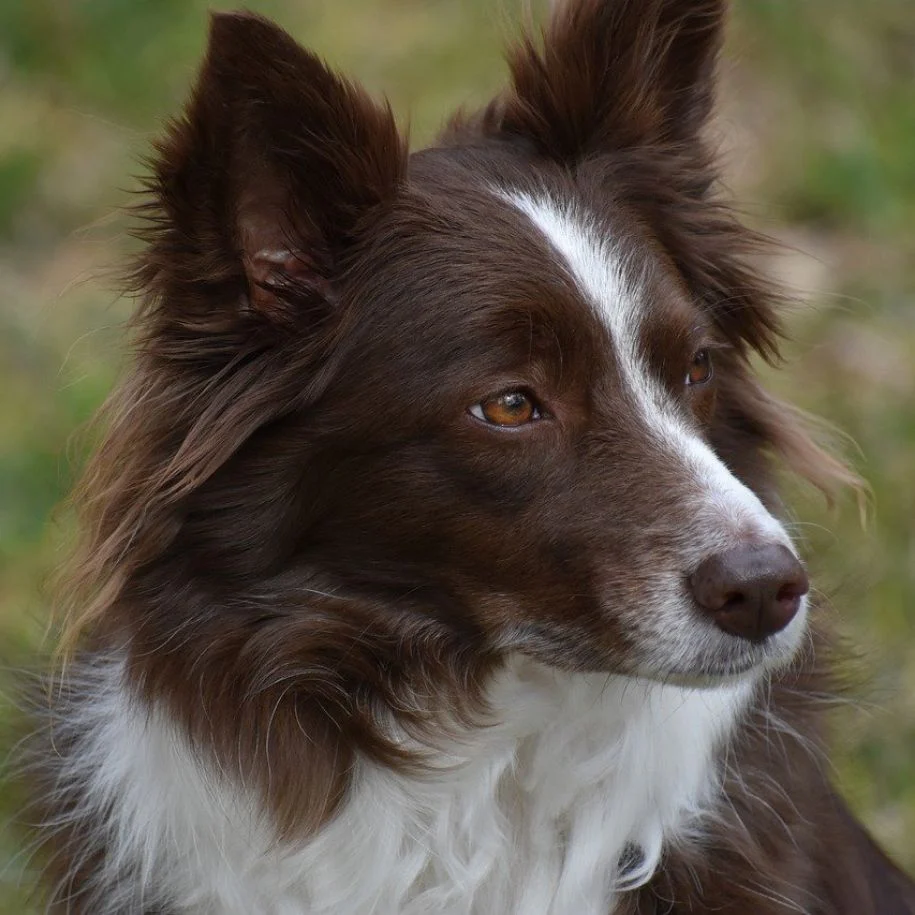
#> input picture pyqpanda-algorithm/example/QJEPG/img/Border Collie.webp, 915 x 915 px
$ python demo_QJPEG_dog256.py
#> lines starting #> are read from the running program, lines starting #| are printed output that depends on the picture
#!/usr/bin/env python3
# -*- coding: utf-8 -*-
"""
Demo: QJPEG down-sampling of the grayscale Border Collie at patch_size=256.

Treats the whole 256x256 grayscale image as a SINGLE patch, i.e. one 16-qubit
QJPEG circuit (2 * log2(256) = 16 qubits) -- the "whole-image" setting closest
to the original paper, with no tiling. The image is down-sampled at several
compression levels and compared with classical box-averaging.

Run:
    python demo_QJPEG_dog256.py
"""

import sys
import time
from pathlib import Path

import numpy as np

sys.path.insert(0, str(Path(__file__).resolve().parents[2]))

from pyqpanda_alg.QJEPG import QJPEG

from PIL import Image
import matplotlib
matplotlib.use('Agg')
import matplotlib.pyplot as plt


HERE = Path(__file__).resolve().parent
IMG_DIR = HERE / 'img'
OUT_DIR = HERE / 'output'


def box_downsample(img: np.ndarray, factor: int) -> np.ndarray:
    p = img.shape[0] // factor
    return img.reshape(p, factor, p, factor).mean(axis=(1, 3))


def psnr(a: np.ndarray, b: np.ndarray) -> float:
    mse = np.mean((a - b) ** 2)
    return float('inf') if mse == 0 else 10 * np.log10(1.0 / mse)


def main():
    size = 256
    img = np.asarray(
        Image.open(IMG_DIR / 'Border Collie.webp').convert('L').resize((size, size)),
        dtype=np.float64,
    ) / 255.0
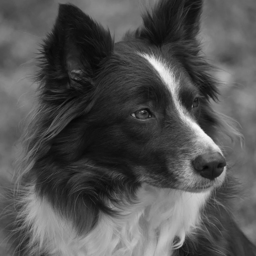
#> img: shape (256, 256) float64; min 0.0196, max 0.965, mean 0.325
    print(f'Input grayscale dog: {img.shape}  ({2 * int(np.log2(size))}-qubit whole-image patch)')
#| Input grayscale dog: (256, 256)  (16-qubit whole-image patch)

#> (the run stopped early here; a loop or call above may not have finished)

$ run again, with pyqpanda-algorithm/example/QJEPG/img/country_rgb.png saved as pyqpanda-algorithm/example/QJEPG/img/Border Collie.webp
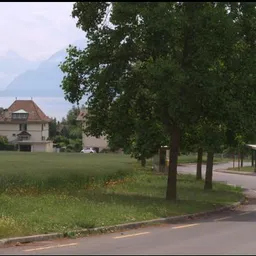
#> input picture pyqpanda-algorithm/example/QJEPG/img/country_rgb.png, 256 x 256 px
#> in main, `img = np.asarray( Image.open(IMG_DIR / 'Border Collie.webp').convert('..`:
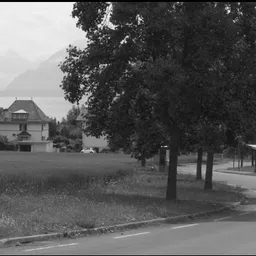
#> img: shape (256, 256) float64; min 0, max 0.988, mean 0.349
#| Input grayscale dog: (256, 256)  (16-qubit whole-image patch)
